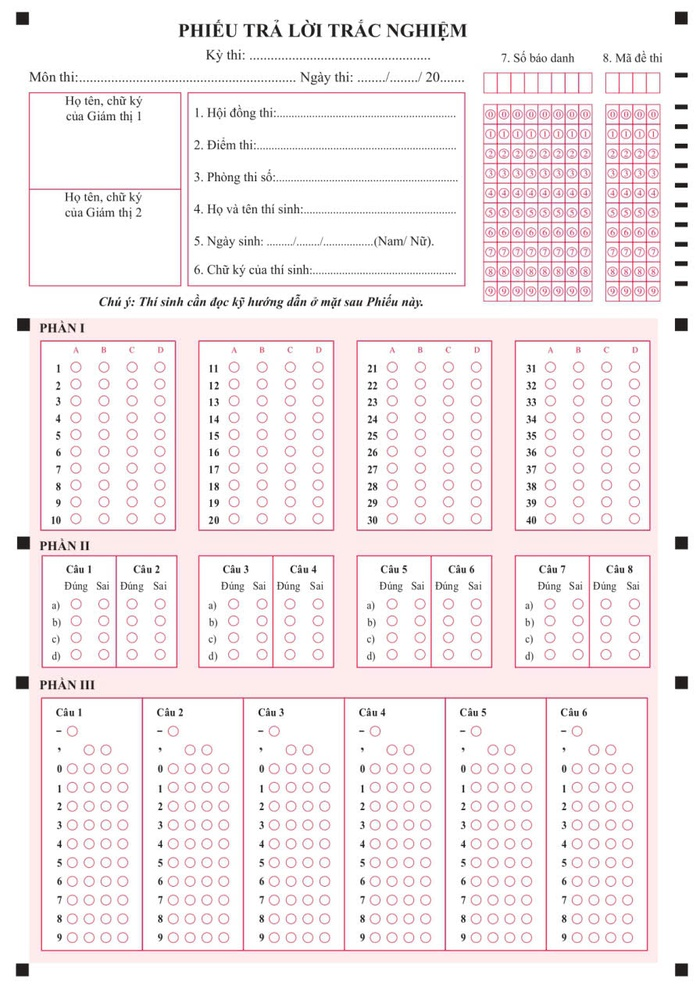
#> input picture data/sample1.jpg, 700 x 1000 px, shrunk from 896 x 1280 before the run
$ python detect_corners.py
#> lines starting #> are read from the running program, lines starting #| are printed output that depends on the picture; after the words box and inside, x2 and y2 are one past the last pixel; in counts of white or black regions, pixels touching at a corner belong together
"""
detect_corners.py
-----------------
Step 1: Automatic Registration Marker (Fiducial Marker) Detection
Detects the 4 outermost black square markers on the exam sheet and computes
their center points with sub-pixel precision using OpenCV moments.
"""

import cv2
import numpy as np
import os


def find_corner_markers(image_path: str, output_debug_path: str = None):
    """
    Detects the 4 outermost corner squares on an exam sheet image.

    Returns:
        src_corners (np.ndarray): 4x2 float array of [TL, TR, BR, BL] centers.
        annotated_image (np.ndarray): Image with markers visually highlighted.
    """
#> called with image_path = './data/sample1.jpg', output_debug_path = './data/sample1_corners_detected.jpg'
    # 1. Load image
    if not os.path.exists(image_path):
        raise FileNotFoundError(f"Image file not found: {image_path}")

    img = cv2.imread(image_path)
#> img is the input picture: shape (1000, 700, 3); mean B, G, R 240.8, 239, 245.9
    h, w = img.shape[:2]
#> h = 1000; w = 700
    print(f"Loaded image: {image_path} (Resolution: {w}x{h})")
#| Loaded image: ./data/sample1.jpg (Resolution: 700x1000)

    # 2. Convert to Grayscale
    gray = cv2.cvtColor(img, cv2.COLOR_BGR2GRAY)
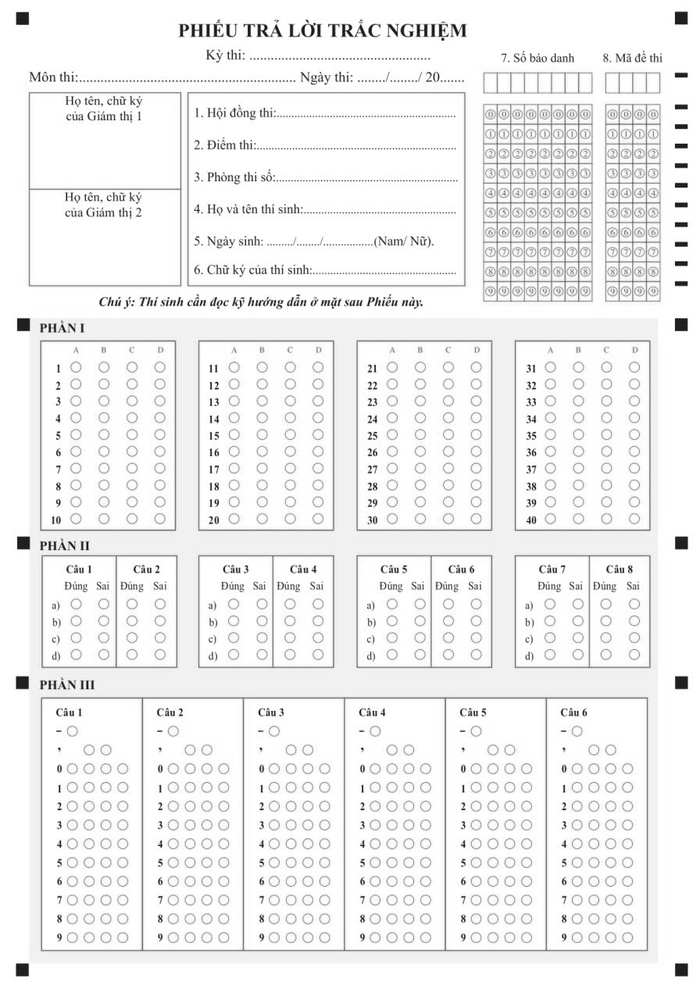
#> gray: shape (1000, 700); min 1, max 255, mean 241.2

    # 3. Binarization (Otsu's Thresholding)
    # Otsu automatically finds the optimal threshold separating dark ink from bright paper.
    # THRESH_BINARY_INV makes dark ink pixels 255 (white) and background paper 0 (black).
    _, thresh = cv2.threshold(gray, 0, 255, cv2.THRESH_BINARY_INV + cv2.THRESH_OTSU)
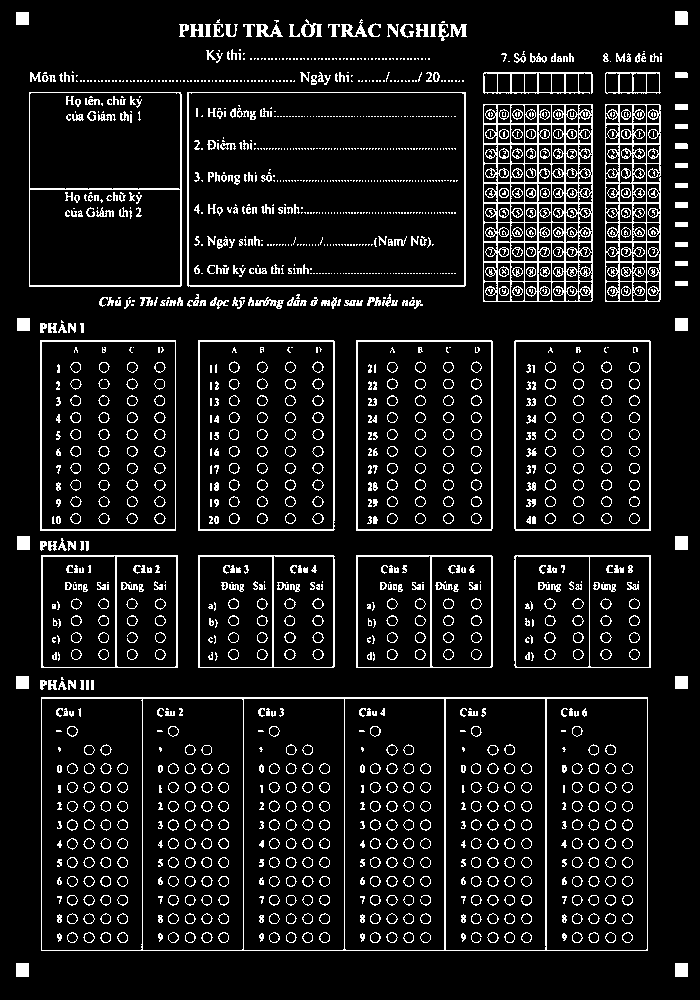
#> thresh: shape (1000, 700); 9.4% white in thin lines or dots

    # 4. Find all external contours
    contours, _ = cv2.findContours(thresh, cv2.RETR_EXTERNAL, cv2.CHAIN_APPROX_SIMPLE)
#> contours = 306 contours, 207 with area under 20; largest, box (x1, y1, x2, y2) and area: (41, 697, 648, 951) 153318, (187, 92, 466, 287) 53930, (29, 92, 182, 287) 29486, (356, 340, 493, 531) 25838, (514, 340, 651, 531) 25838
    print(f"Total contours found on page: {len(contours)}")
#| Total contours found on page: 306

    # 5. Filter contours for solid square fiducial markers
    candidates = []
    min_area = 50                 # Ignore tiny dots (letters, commas, dust)
    max_area = (w * h) * 0.05     # Ignore huge borders
#> max_area = 35000

    for c in contours:
        area = cv2.contourArea(c)
        if area < min_area or area > max_area:
            continue

        bx, by, bw, bh = cv2.boundingRect(c)
        aspect_ratio = bw / float(bh)
        extent = area / float(bw * bh)

        # A printed square marker has:
        # - Aspect ratio close to 1.0 (0.80 <= w/h <= 1.25)
        # - High extent (solid ink fills >= 75% of bounding box)
        if 0.80 <= aspect_ratio <= 1.25 and extent >= 0.75:
            # Compute center of mass using spatial moments
            M = cv2.moments(c)
            if M["m00"] != 0:
                cx = M["m10"] / M["m00"]
                cy = M["m01"] / M["m00"]
            else:
                cx = bx + bw / 2.0
                cy = by + bh / 2.0

            candidates.append({
                "contour": c,
                "bbox": (bx, by, bw, bh),
                "center": (cx, cy),
                "area": area,
            })
#> this loop made 306 passes
#> (c, area, bx, by, bw, bh, aspect_ratio, extent) on passes 1, 2, 12, 13, 17, 24, 25, 36: ([[675, 963], [675, 976], [687, 976], [687, 963]], 156, 675, 963, 13, 14, 0.929, 0.857), ([[16, 963], [16, 976], [28, 976], [28, 963]], 156, 16, 963, 13, 14, 0.929, 0.857), ([[675, 676], [675, 688], [687, 688], [687, 676]], 144, 675, 676, 13, 13, 1, 0.852), ([[16, 676], [16, 688], [28, 688], [28, 676]], 144, 16, 676, 13, 13, 1, 0.852), ([[41, 555], [41, 667], [177, 667], [177, 555]], 15232, 41, 555, 137, 113, 1.21, 0.984), ([[675, 536], [675, 549], [687, 549], [687, 536]], 156, 675, 536, 13, 14, 0.929, 0.857), ([[17, 536], [17, 549], [29, 549], [29, 536]], 156, 17, 536, 13, 14, 0.929, 0.857), ([[675, 318], [675, 330], [687, 330], [687, 318]], 144, 675, 318, 13, 13, 1, 0.852)
#> (area, bx, by, bw, bh, aspect_ratio, extent, cx) on passes 14, 15, 16, 305, 306: (15226, 514, 555, 137, 113, 1.21, 0.984, 582), (15231, 356, 555, 137, 113, 1.21, 0.984, 424), (15229, 198, 555, 137, 113, 1.21, 0.984, 266), (144, 16, 12, 13, 13, 1, 0.852, 22), (155.5, 675, 11, 13, 14, 0.929, 0.854, 681)
#> after the loop, candidates = 14 items

    print(f"Square-like candidate markers found: {len(candidates)}")
#| Square-like candidate markers found: 14
    if len(candidates) < 4:
        raise ValueError(f"Could not find at least 4 corner markers! Found only {len(candidates)}.")

    # 6. Isolate the 4 outermost corners: TL, TR, BR, BL
    # Using coordinate projections:
    pts = np.array([c["center"] for c in candidates])
#> pts = 14 rows, first 8: [681, 969.5], [22, 969.5], [681, 682], [22, 682], [582, 611], [424, 611], [266, 611], [109, 611]

    # Sum (x + y): TL has min sum, BR has max sum
    s = pts[:, 0] + pts[:, 1]
#> s = [1650.5, 991.5, 1363, 704, 1193, 1035, 877, 720, 1223.5, 565.5, 1005, 347, 40, 698.5]
    tl_idx = np.argmin(s)
#> tl_idx = 12
    br_idx = np.argmax(s)
#> br_idx = 0

    # Difference (y - x): TR has min diff (large x, small y), BL has max diff (small x, large y)
    d = pts[:, 1] - pts[:, 0]
#> d = [288.5, 947.5, 1, 660, 28.96, 187, 345, 502, -138.5, 519.5, -357, 301, -4, -663.5]
    tr_idx = np.argmin(d)
#> tr_idx = 13
    bl_idx = np.argmax(d)
#> bl_idx = 1

    corners = {
        "TL": candidates[tl_idx],
        "TR": candidates[tr_idx],
        "BR": candidates[br_idx],
        "BL": candidates[bl_idx]
    }

    src_corners = np.array([
        corners["TL"]["center"],
        corners["TR"]["center"],
        corners["BR"]["center"],
        corners["BL"]["center"]
    ], dtype=np.float32)
#> src_corners = [[22, 18], [681, 17.52], [681, 969.5], [22, 969.5]]

    # 7. Create visual debug image
    annotated = img.copy()
    colors = {
        "TL": (0, 0, 255),    # Red
        "TR": (0, 255, 0),    # Green
        "BR": (255, 0, 0),    # Blue
        "BL": (0, 255, 255)   # Yellow
    }

    for label, item in corners.items():
        bx, by, bw, bh = item["bbox"]
        cx, cy = item["center"]
        color = colors[label]

        # Draw green bounding box around marker
        cv2.rectangle(annotated, (bx, by), (bx + bw, by + bh), (0, 255, 0), 2)
        # Draw red center circle
        cv2.circle(annotated, (int(round(cx)), int(round(cy))), 5, color, -1)
        # Draw label text
        cv2.putText(
            annotated, f"{label} ({int(cx)},{int(cy)})",
            (bx - 10, by - 10 if by > 20 else by + bh + 20),
            cv2.FONT_HERSHEY_SIMPLEX, 0.55, color, 2
        )
#> this loop made 4 passes
#> (label, bx, by, bh, cx, cy, color) on passes 1 to 4: ('TL', 16, 12, 13, 22, 18, (0, 0, 255)), ('TR', 675, 11, 14, 681, 17.52, (0, 255, 0)), ('BR', 675, 963, 14, 681, 969.5, (255, 0, 0)), ('BL', 16, 963, 14, 22, 969.5, (0, 255, 255))
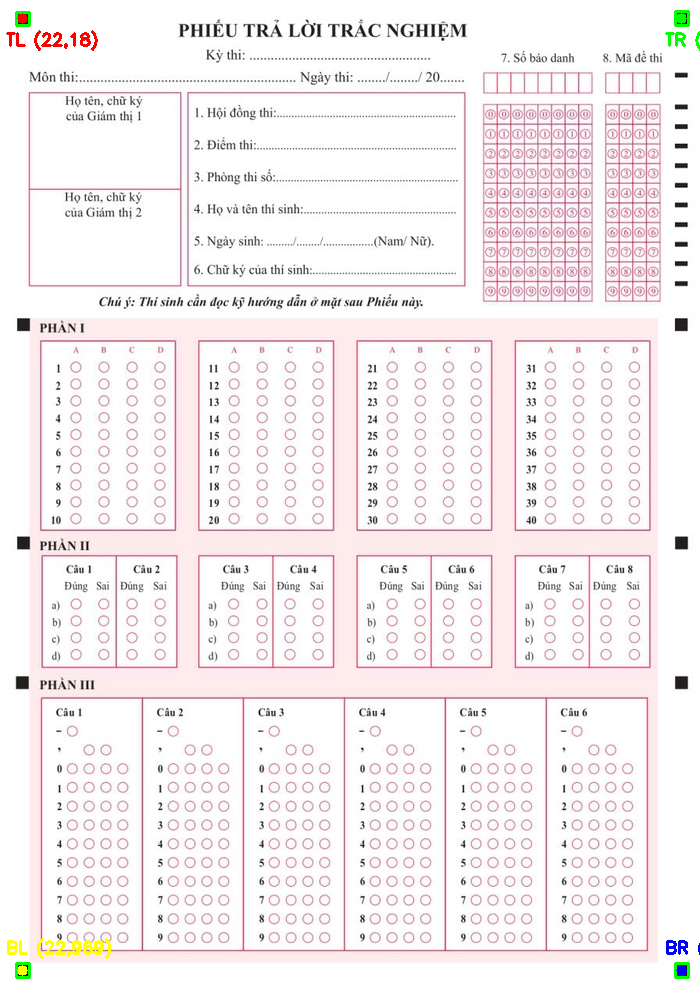
#> annotated: shape (1000, 700, 3); 0.41% of pixels changed, all inside (x1, y1, x2, y2) = (6, 10, 700, 979)

    print("\n--- Detected 4 Outer Corner Markers ---")
    for label in ["TL", "TR", "BR", "BL"]:
        cx, cy = corners[label]["center"]
        bbox = corners[label]["bbox"]
        print(f"  {label}: Center = ({cx:.1f}, {cy:.1f}), Bounding Box = {bbox}")
#> this loop made 4 passes
#> (cx, cy, bbox) on passes 1 to 4: (22, 18, (16, 12, 13, 13)), (681, 17.52, (675, 11, 13, 14)), (681, 969.5, (675, 963, 13, 14)), (22, 969.5, (16, 963, 13, 14))
#|   TL: Center = (22.0, 18.0), Bounding Box = (16, 12, 13, 13)
#|   TR: Center = (681.0, 17.5), Bounding Box = (675, 11, 13, 14)
#|   BR: Center = (681.0, 969.5), Bounding Box = (675, 963, 13, 14)
#|   BL: Center = (22.0, 969.5), Bounding Box = (16, 963, 13, 14)

    if output_debug_path:
        cv2.imwrite(output_debug_path, annotated)
        print(f"\nSaved debug visual to: {output_debug_path}")

    return src_corners, annotated


if __name__ == "__main__":
    sample_path = "./data/sample1.jpg"
    debug_output = "./data/sample1_corners_detected.jpg"
    src_corners, _ = find_corner_markers(sample_path, debug_output)

$ run again, with data/sample2.jpg copied over data/sample1.jpg
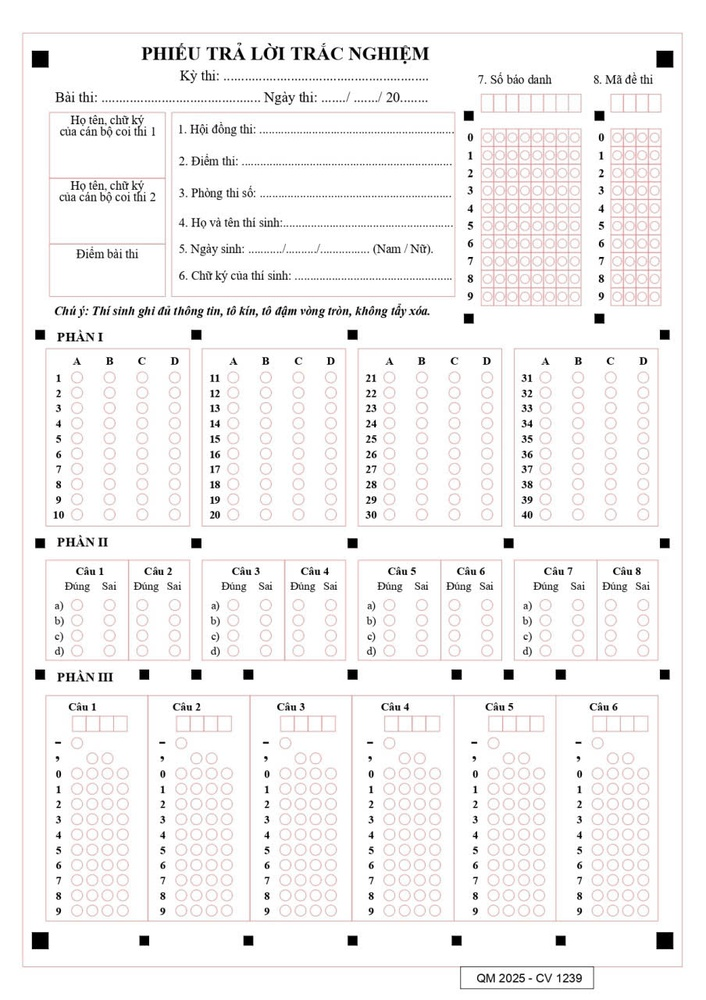
#> input picture data/sample2.jpg, 706 x 1000 px, shrunk from 904 x 1280 before the run
#> in find_corner_markers, img is the input picture: shape (1000, 706, 3); mean B, G, R 244, 244.1, 245.6
#| Loaded image: ./data/sample1.jpg (Resolution: 706x1000)
#> in find_corner_markers, `_, thresh = cv2.threshold(gray, 0, 255, cv2.THRESH_BINARY_INV + cv2.TH..`:
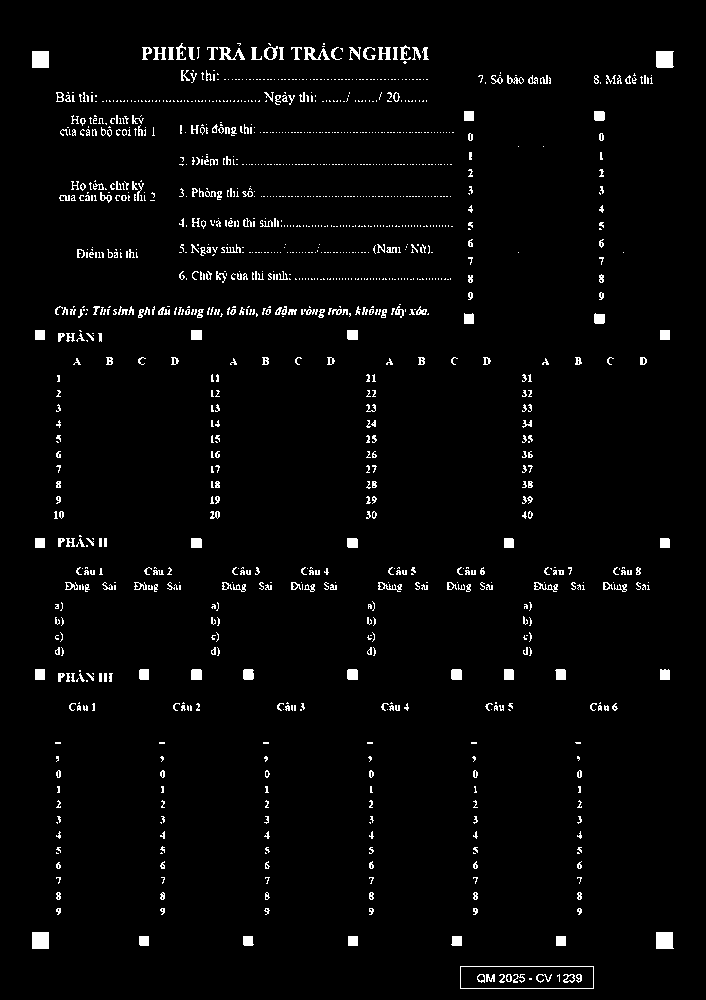
#> thresh: shape (1000, 706); 2.8% white; 1284 white regions (948 under 20 px)
#> contours = 1274 contours, 1129 with area under 20; largest, box (x1, y1, x2, y2) and area: (460, 966, 594, 989) 2926, (656, 51, 674, 68) 257, (656, 932, 674, 949) 256, (32, 932, 49, 949) 256, (32, 51, 49, 68) 256
#| Total contours found on page: 1274
#> the loop in find_corner_markers, `for c in contours:` made 1274 passes
#> (c, area, bx, by, bw, bh, aspect_ratio, extent) on passes 2, 4, 8: ([[556, 936], [556, 945], [565, 945], [565, 936]], 81, 556, 936, 10, 10, 1, 0.81), ([[348, 936], [348, 945], [357, 945], [357, 936]], 81, 348, 936, 10, 10, 1, 0.81), ([[32, 932], [32, 948], [48, 948], [48, 932]], 256, 32, 932, 17, 17, 1, 0.886)
#> after the loop in find_corner_markers, `for c in contours:`: candidates = 27 items
#| Square-like candidate markers found: 27
#> pts = 27 pairs, first value 39.5 to 664.5, second value 59 to 940.5
#> s = 27 values, max 1604 at index 3, min 99 at index 26, mean 904.9
#> tl_idx = 26
#> br_idx = 3
#> d = 27 values, max 900 at index 4, min -605.1 at index 25, mean 192.3
#> tr_idx = 25
#> bl_idx = 4
#> in find_corner_markers, `src_corners = np.array([ corners["TL"]["center"], corners["TR"]["cente..`: src_corners = [[40, 59], [664.1, 59], [664, 940], [40, 940]]
#> the loop in find_corner_markers, `for label, item in corners.items():` made 4 passes
#> (label, bx, by, bw, cx, cy, color) on passes 1 to 4: ('TL', 32, 51, 17, 40, 59, (0, 0, 255)), ('TR', 656, 51, 18, 664.1, 59, (0, 255, 0)), ('BR', 656, 932, 18, 664, 940, (255, 0, 0)), ('BL', 32, 932, 17, 40, 940, (0, 255, 255))
#> after the loop in find_corner_markers, `for label, item in corners.items():`:
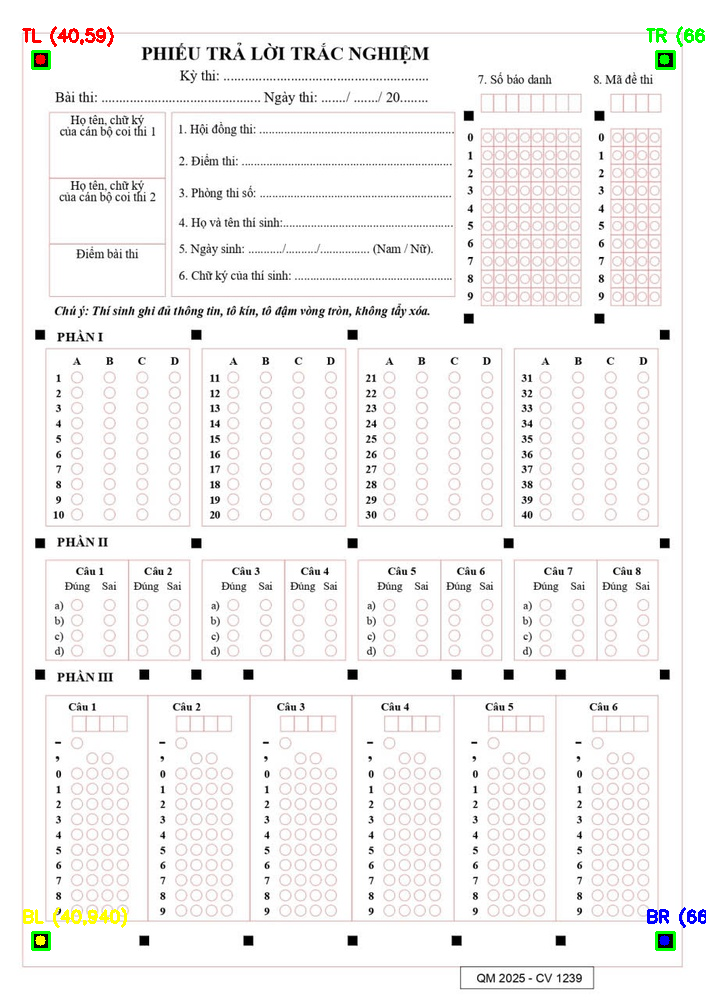
#> annotated: shape (1000, 706, 3); 0.49% of pixels changed, all inside (x1, y1, x2, y2) = (22, 26, 706, 951)
#> the loop in find_corner_markers, `for label in ["TL", "TR", "BR", "BL"]:` made 4 passes
#> (cx, cy, bbox) on passes 1 to 4: (40, 59, (32, 51, 17, 17)), (664.1, 59, (656, 51, 18, 17)), (664, 940, (656, 932, 18, 17)), (40, 940, (32, 932, 17, 17))
#> (printed output is left out)
